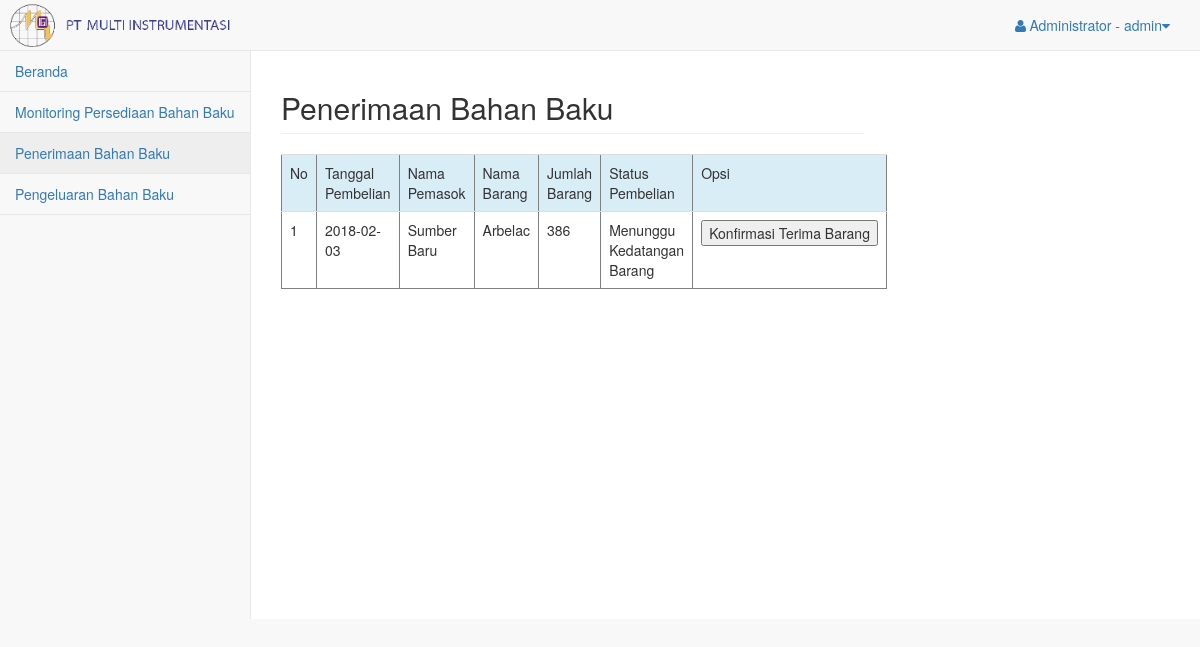
The page /pages/gudang_induk/index.php?page=penerimaan_bahan_baku (signed in) on the database its author committed.
### tables this page shows
CREATE TABLE `pengadaan` (
  `id_pengadaan` int(11) NOT NULL,
  `tanggal` date NOT NULL,
  `id_pemasok` int(15) DEFAULT NULL,
  `id_bahanbaku` varchar(4) DEFAULT NULL,
  `jumlah` int(11) NOT NULL,
  `harga` int(10) DEFAULT NULL,
  `total_harga` int(10) DEFAULT NULL,
  `status` varchar(27) NOT NULL
);

CREATE TABLE `pemasok` (
  `id_pemasok` int(15) NOT NULL,
  `nama_pemasok` varchar(20) NOT NULL,
  `alamat` varchar(30) NOT NULL,
  `no_telepon` varchar(12) DEFAULT NULL
);

CREATE TABLE `bahan_baku` (
  `id_bahanbaku` varchar(4) NOT NULL,
  `nama_bahan` varchar(20) NOT NULL,
  `jumlah` int(11) NOT NULL
);

### pages/gudang_induk/penerimaan_bahan_baku.php (the view, shortened to what this page needs)
<!DOCTYPE html>
<?php
include 'koneksi.php';
$query_pengadaan  = "SELECT
                    peng.id_pengadaan id_pengadaan,
                    peng.tanggal tanggal,
                    peng.id_bahanbaku id_bahanbaku,
                    pem.nama_pemasok nama_pemasok,
                    bb.nama_bahan nama_bahan,
                    peng.jumlah jumlah,
                    peng.status status
               FROM pengadaan peng
               JOIN pemasok pem
               ON peng.id_pemasok = pem.id_pemasok
               JOIN bahan_baku bb
               ON peng.id_bahanbaku = bb.id_bahanbaku
               WHERE status = 'Menunggu Kedatangan Barang'
               ";
$sql_pengadaan = mysqli_query($koneksi,$query_pengadaan);
?>
<html>
    <head>
    </head>
    <body>
        <div class="row">
            <div class="col-md-8">
                <h2 class="page-header">Penerimaan Bahan Baku</h2>
                <table border="1" class="table">
                    <tr class="info">
                        <td>No</td>
                        <td>Tanggal Pembelian</td>
                        <td>Nama Pemasok</td>
                        <td>Nama Barang</td>
                        <td>Jumlah Barang</td>
                        <td>Status Pembelian</td>
                        <td>Opsi</td>
                    </tr>
                    <?php
                        $nomor = 1;
                        while ($data_pengadaan = mysqli_fetch_array($sql_pengadaan)) {
                    ?>
                    <tr>
                        <td><?php echo $nomor++; ?></td>
                        <td><?php echo $data_pengadaan['tanggal']; ?></td>
                        <td><?php echo $data_pengadaan['nama_pemasok']; ?></td>
                        <td><?php echo $data_pengadaan['nama_bahan']; ?></td>
                        <td><?php echo $data_pengadaan['jumlah']; ?></td>
                        <td><?php echo $data_pengadaan['status']; ?></td>
                        <td>
                            <form action="penerimaan_bahan_baku_aksi.php" method="post">
                                <input type="submit" name="submit" Onclick="return Konfirmasi_tambah_stok()" value="Konfirmasi Terima Barang">
                            </form>
                        </td>
                    </tr>
                    <?php
                        }
                    ?>
                </table>
            </div>
        </div>
    </body>
</html>

### rows shown on the page
pengadaan: tanggal "2018-02-03", id_pemasok.nama_pemasok "Sumber Baru", id_bahanbaku.nama_bahan "Arbelac", jumlah "386", status "Menunggu Kedatangan Barang"

### other values the page prints
$hak_akses "Administrator"
$username "admin"
